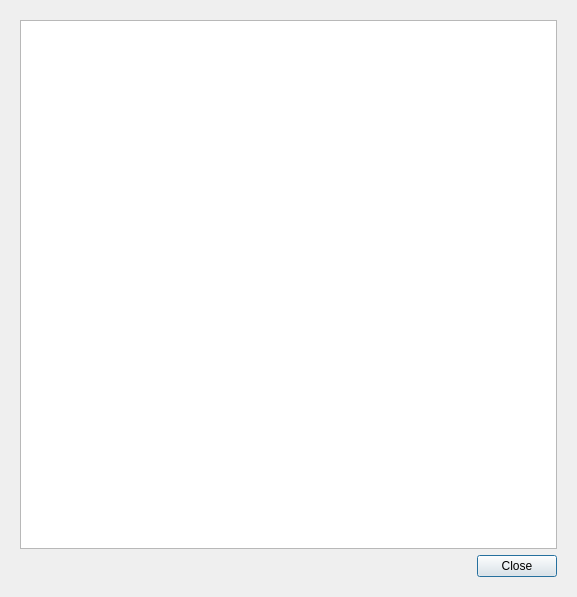
<?xml version="1.0" encoding="UTF-8"?>
<ui version="4.0">
 <class>AgreementDialog</class>
 <widget class="QDialog" name="AgreementDialog">
  <property name="geometry">
   <rect>
    <x>0</x>
    <y>0</y>
    <width>577</width>
    <height>597</height>
   </rect>
  </property>
  <property name="windowTitle">
   <string>Dialog</string>
  </property>
  <layout class="QGridLayout" name="gridLayout_2">
   <item row="0" column="0">
    <widget class="QWidget" name="widget" native="true">
     <layout class="QGridLayout" name="gridLayout">
      <item row="0" column="0" colspan="2">
       <widget class="LuaTextEdit" name="plainTextEdit"/>
      </item>
      <item row="1" column="0">
       <spacer name="horizontalSpacer">
        <property name="orientation">
         <enum>Qt::Horizontal</enum>
        </property>
        <property name="sizeHint" stdset="0">
         <size>
          <width>452</width>
          <height>17</height>
         </size>
        </property>
       </spacer>
      </item>
      <item row="1" column="1">
       <widget class="QPushButton" name="pushButton">
        <property name="text">
         <string>Close</string>
        </property>
       </widget>
      </item>
     </layout>
     <zorder>horizontalSpacer</zorder>
     <zorder>pushButton</zorder>
     <zorder>plainTextEdit</zorder>
    </widget>
   </item>
  </layout>
 </widget>
 <customwidgets>
  <customwidget>
   <class>LuaTextEdit</class>
   <extends>QPlainTextEdit</extends>
   <header location="global">luatextedit.h</header>
  </customwidget>
 </customwidgets>
 <resources/>
 <connections/>
</ui>
